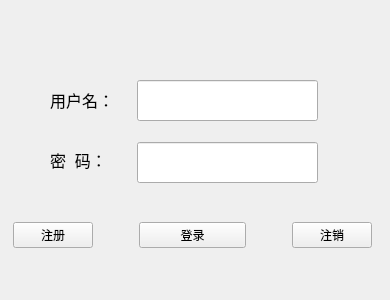
<?xml version="1.0" encoding="UTF-8"?>
<ui version="4.0">
 <class>TcpClient</class>
 <widget class="QWidget" name="TcpClient">
  <property name="geometry">
   <rect>
    <x>0</x>
    <y>0</y>
    <width>390</width>
    <height>300</height>
   </rect>
  </property>
  <property name="sizePolicy">
   <sizepolicy hsizetype="Fixed" vsizetype="Fixed">
    <horstretch>0</horstretch>
    <verstretch>0</verstretch>
   </sizepolicy>
  </property>
  <property name="minimumSize">
   <size>
    <width>390</width>
    <height>300</height>
   </size>
  </property>
  <property name="maximumSize">
   <size>
    <width>390</width>
    <height>300</height>
   </size>
  </property>
  <property name="windowTitle">
   <string>TcpClient</string>
  </property>
  <widget class="QLabel" name="name_lab">
   <property name="geometry">
    <rect>
     <x>50</x>
     <y>90</y>
     <width>80</width>
     <height>20</height>
    </rect>
   </property>
   <property name="font">
    <font>
     <pointsize>12</pointsize>
    </font>
   </property>
   <property name="text">
    <string>用户名：</string>
   </property>
  </widget>
  <widget class="QLabel" name="pwd_lab">
   <property name="geometry">
    <rect>
     <x>50</x>
     <y>150</y>
     <width>80</width>
     <height>20</height>
    </rect>
   </property>
   <property name="font">
    <font>
     <pointsize>12</pointsize>
    </font>
   </property>
   <property name="text">
    <string>密  码：</string>
   </property>
  </widget>
  <widget class="QLineEdit" name="pwd_lin">
   <property name="geometry">
    <rect>
     <x>137</x>
     <y>142</y>
     <width>181</width>
     <height>41</height>
    </rect>
   </property>
   <property name="echoMode">
    <enum>QLineEdit::Password</enum>
   </property>
  </widget>
  <widget class="QWidget" name="layoutWidget">
   <property name="geometry">
    <rect>
     <x>2</x>
     <y>200</y>
     <width>381</width>
     <height>71</height>
    </rect>
   </property>
   <layout class="QHBoxLayout" name="horizontalLayout">
    <item>
     <widget class="QPushButton" name="regist_pb">
      <property name="text">
       <string>注册</string>
      </property>
     </widget>
    </item>
    <item>
     <spacer name="horizontalSpacer">
      <property name="orientation">
       <enum>Qt::Horizontal</enum>
      </property>
      <property name="sizeHint" stdset="0">
       <size>
        <width>40</width>
        <height>20</height>
       </size>
      </property>
     </spacer>
    </item>
    <item>
     <widget class="QPushButton" name="login_pb">
      <property name="sizePolicy">
       <sizepolicy hsizetype="Minimum" vsizetype="Fixed">
        <horstretch>2</horstretch>
        <verstretch>0</verstretch>
       </sizepolicy>
      </property>
      <property name="minimumSize">
       <size>
        <width>6</width>
        <height>0</height>
       </size>
      </property>
      <property name="text">
       <string>登录</string>
      </property>
     </widget>
    </item>
    <item>
     <spacer name="horizontalSpacer_2">
      <property name="orientation">
       <enum>Qt::Horizontal</enum>
      </property>
      <property name="sizeHint" stdset="0">
       <size>
        <width>40</width>
        <height>20</height>
       </size>
      </property>
     </spacer>
    </item>
    <item>
     <widget class="QPushButton" name="cancel_pb">
      <property name="text">
       <string>注销</string>
      </property>
     </widget>
    </item>
   </layout>
  </widget>
  <widget class="QLineEdit" name="name_lin">
   <property name="geometry">
    <rect>
     <x>137</x>
     <y>80</y>
     <width>181</width>
     <height>41</height>
    </rect>
   </property>
   <property name="sizePolicy">
    <sizepolicy hsizetype="Expanding" vsizetype="Fixed">
     <horstretch>181</horstretch>
     <verstretch>41</verstretch>
    </sizepolicy>
   </property>
  </widget>
 </widget>
 <layoutdefault spacing="6" margin="11"/>
 <resources/>
 <connections/>
</ui>
